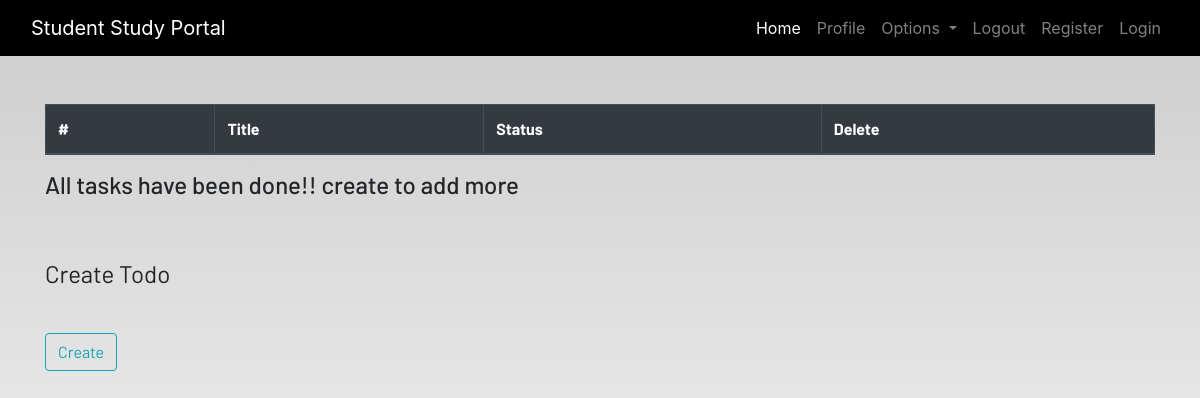
The app's page /todo (signed in), older data.
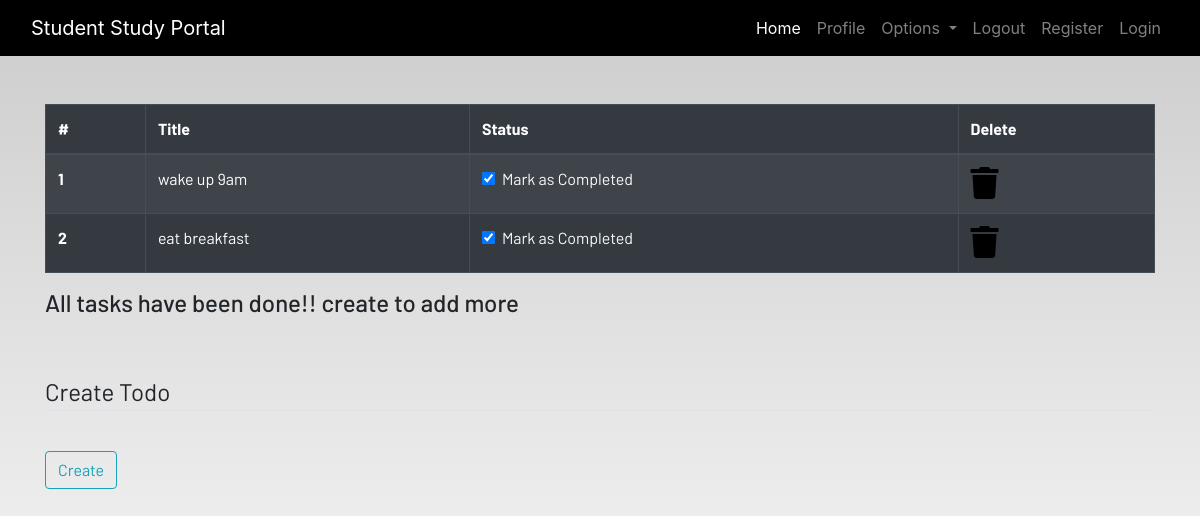
The same page, newer data.
### dashboard/models.py (models this page shows, shortened)
class Todo(models.Model):
    user = models.ForeignKey(User, on_delete=models.CASCADE)
    title=models.CharField(max_length=150)
    is_finished=models.BooleanField(default=False)

### dashboard/views.py (the view)
# urls.py: path('todo', views.todo, name="todo"),
def todo(request):
    todo = Todo.objects.filter(user=request.user)
    context = {
        'todos': todo
    }
    return render(request, "dashboard/todo.html", context)

### dashboard/templates/dashboard/todo.html
{% extends 'dashboard/base.html' %}
{% load static %}
{% block content %}
<div class="container">
    <table class="table table-striped table-bordered table-hover table-dark">
        <thead>
            <tr>
                <th scope="col">#</th>
                <th scope="col">Title</th>
                <th scope="col">Status</th>
                <th scope="col">Delete</th>
            </tr>
        </thead>
        <tbody>
            {% for todo in todos  %}
            <tr>
                <th scope="row">{{forloop.counter}}</th>
                <td>{{todo.title}}</td>
                <td>
                    <a href="#">
                        <div class="form-check">
                            <input class="form-check-input" type="checkbox" value="" checked id=1>
                            <label class="form-check-label text-light" for="flexCheckDefault">
                                Mark as Completed
                            </label>
                        </div>
                    </a>
                </td>
                <td><a href="#"><i class="fa fa-trash fa-2x"></i></a></td>
            </tr>
            {% endfor %}
        </tbody>
    </table>
    <h4>All tasks have been done!! create to add more</h4>
</div><br><br>
<div class="container">
    <form method="POST">
        <fieldset class="form-group">
            <legend class="border-bottom mb-4">Create Todo</legend>
        </fieldset>
        <div class="form-group">
            <button href="" class="btn btn-outline-info" type="submit">
                Create
            </button>
        </div>
    </form>
</div>
{% endblock content %}

Row changes from the older to the newer data that the page shows:
added Todo: title "wake up 9am"
added Todo: title "eat breakfast"
